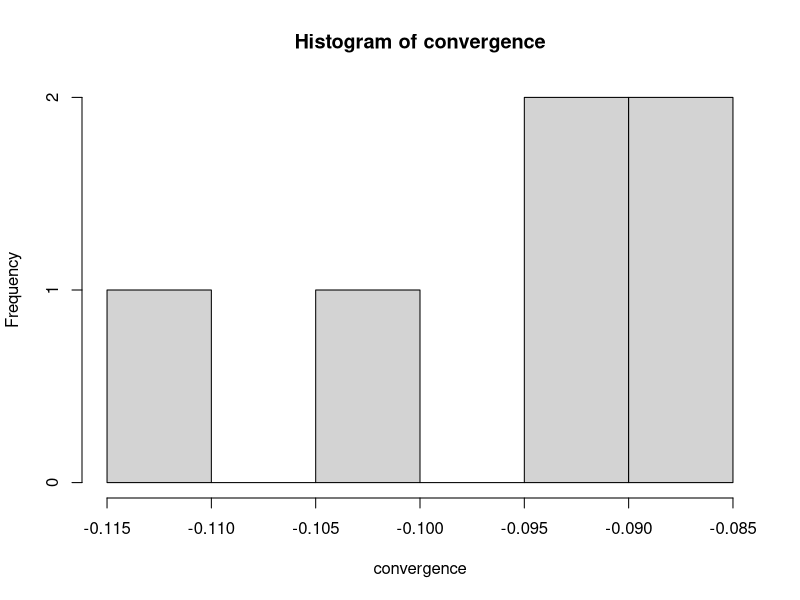
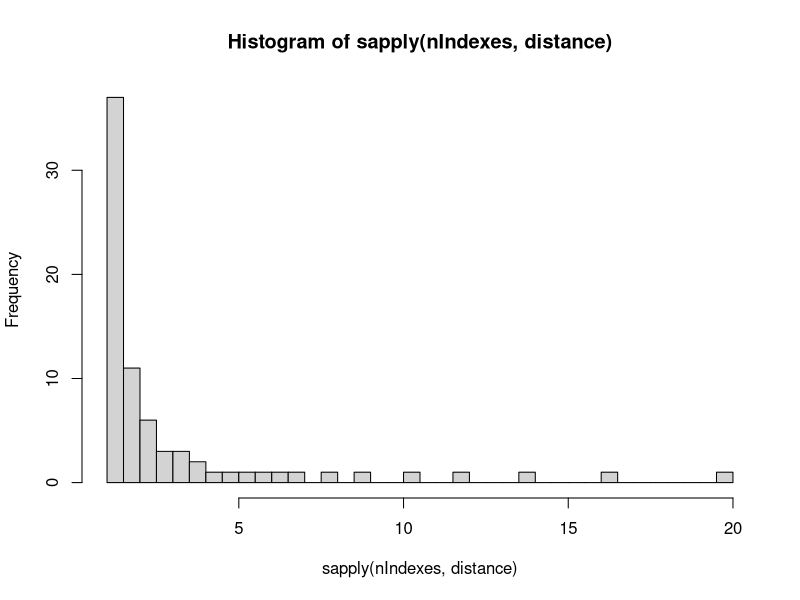

The R source for these figures, in order:
## ---- chunk 1
setwd("C:\\workspace\\bio-info-db\\pam")
P1<-read.table('pam1.mat', sep = "\t", header=T, colClasses=c("character",rep("integer",20)))  
P1 <- P1[1:20,2:21]
P1 <-as.matrix(P1)

P1 <- P1/10000
#Print P1 diag
diag(P1)
## ---- chunk 2
mypower <- function(x,n){
  p<-x
  prod<-diag(nrow(x))
  while ( n > 0 ){
    if(n %% 2 == 1) {
      prod <- prod %*% p
    } 
    n <- floor(n/2)
    p <- p %*% p
  }
  prod
}
P10 <- mypower(P1, 10)
diag(P10)

## ---- chunk 3
freq <-read.table('aafreq.mat', sep = "\t", header=F)  
f <- freq$V2

score <- function(x, i, j) {
  log10(x/f[i])
}


scoringMatrix <- function(mat) {
  matrix(mapply(score, mat, row(mat), col(mat)), nrow = nrow(mat))
}

diag(scoringMatrix(P10))
## ---- chunk 4
convergence <- c (sum (f - diag(mypower(P1, 1500))), 
                  sum (f - diag(mypower(P1, 1650))), 
                  sum (f - diag(mypower(P1, 1800))), 
                  sum (f - diag(mypower(P1, 2000))),
                  sum (f - diag(mypower(P1, 2150))),
                  sum (f - diag(mypower(P1, 2300))))
                  
hist(convergence)
## ---- chunk 5
nIndexes <- seq(1,1500, 20) # take n values at 20 Pam distance from 1 to 1500
distance <- function (value) {
  sum(diag(mypower(P1, value)))
}

hist(sapply(nIndexes, distance), nclass = 50)
